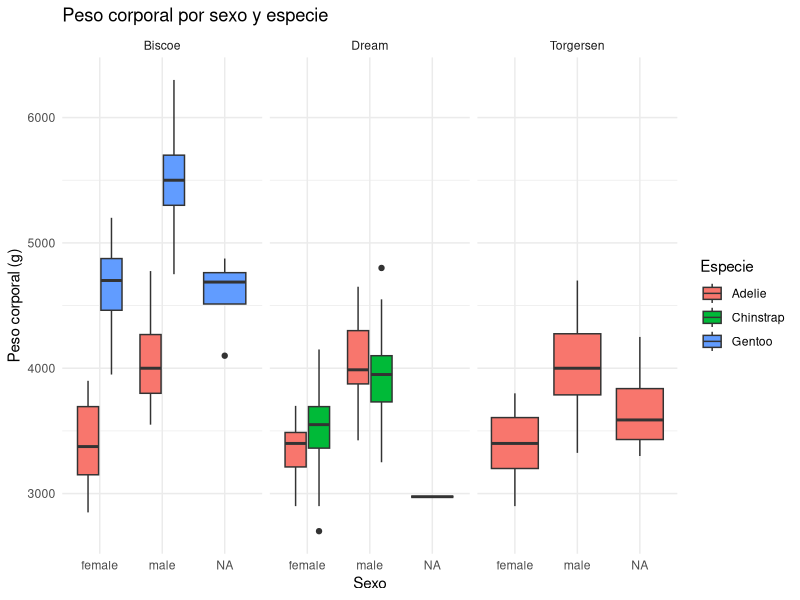
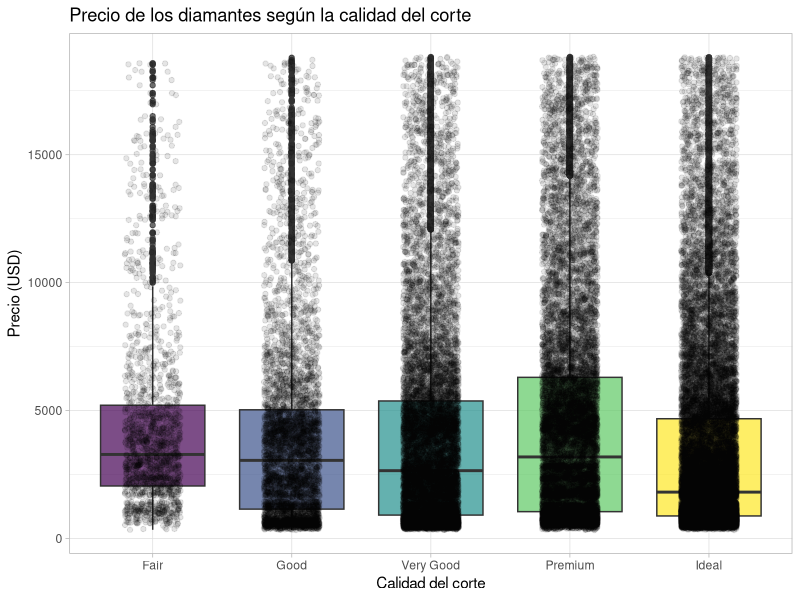

The R script that drew these images, in order:
## ---- chunk 1
library(ggplot2)
ggplot( penguins, aes( x = sex, y = body_mass, fill = species ) ) + 
  geom_boxplot() + 
  facet_wrap(~ island) + 
  labs( title = "Peso corporal por sexo y especie", 
        x = "Sexo", 
        y = "Peso corporal (g)", 
        fill = "Especie" ) + 
  theme_minimal() 
## ---- chunk 2
ggplot(
  diamonds,
  aes(
    x = cut,
    y = price,
    fill = cut
  )
) +
  geom_boxplot(alpha = 0.7) +
  geom_jitter(
    alpha = 0.1,
    width = 0.2
  ) +
  labs(
    title = "Precio de los diamantes según la calidad del corte",
    x = "Calidad del corte",
    y = "Precio (USD)"
  ) +
  theme_light() +
  theme(
    legend.position = "none"
  )
